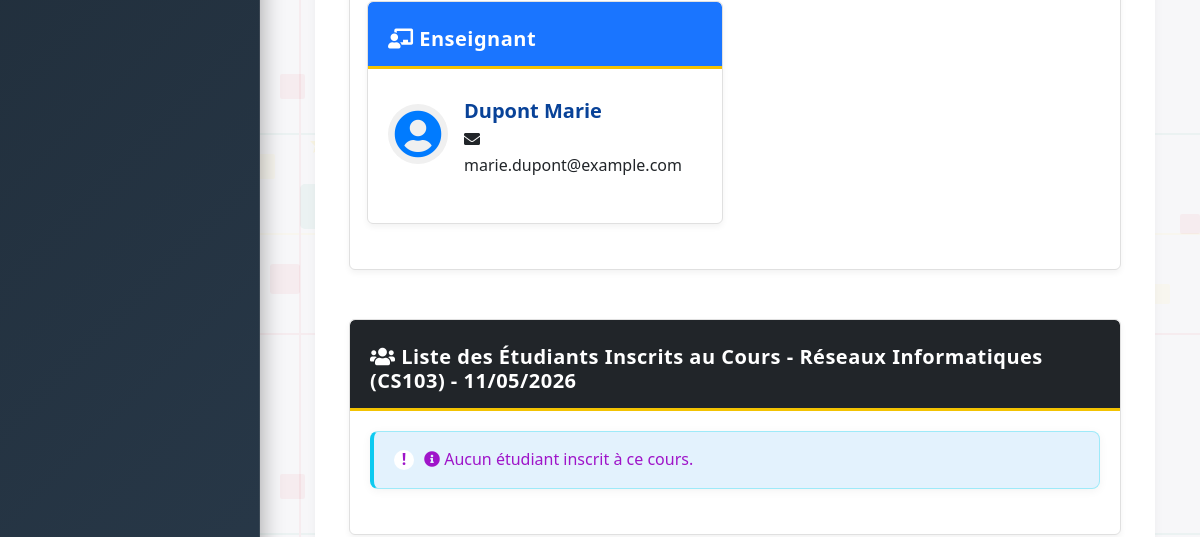
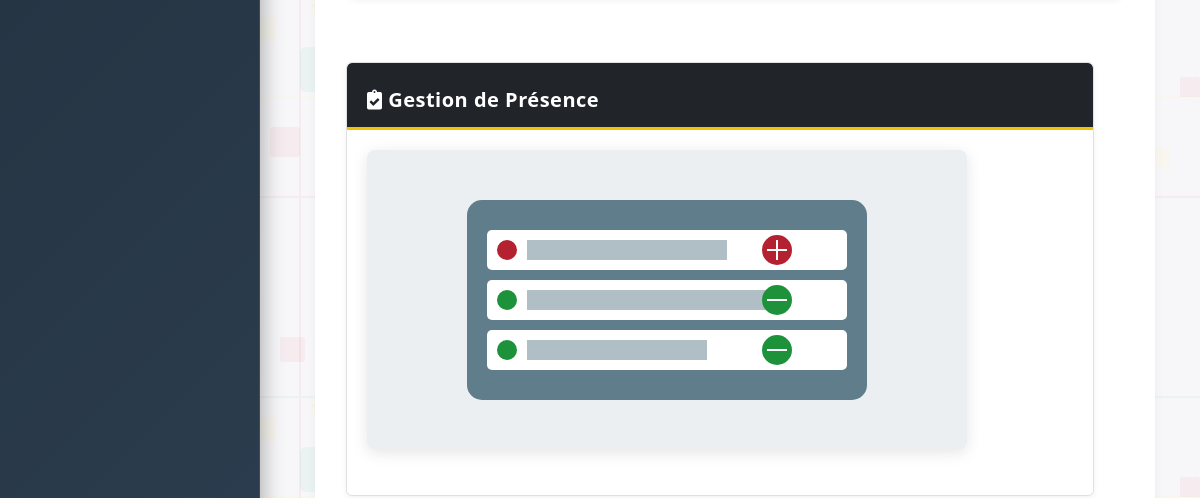
The app's page /presence.php?cours_id=3 (signed in, middle part), older data (2 pictures, top to bottom).
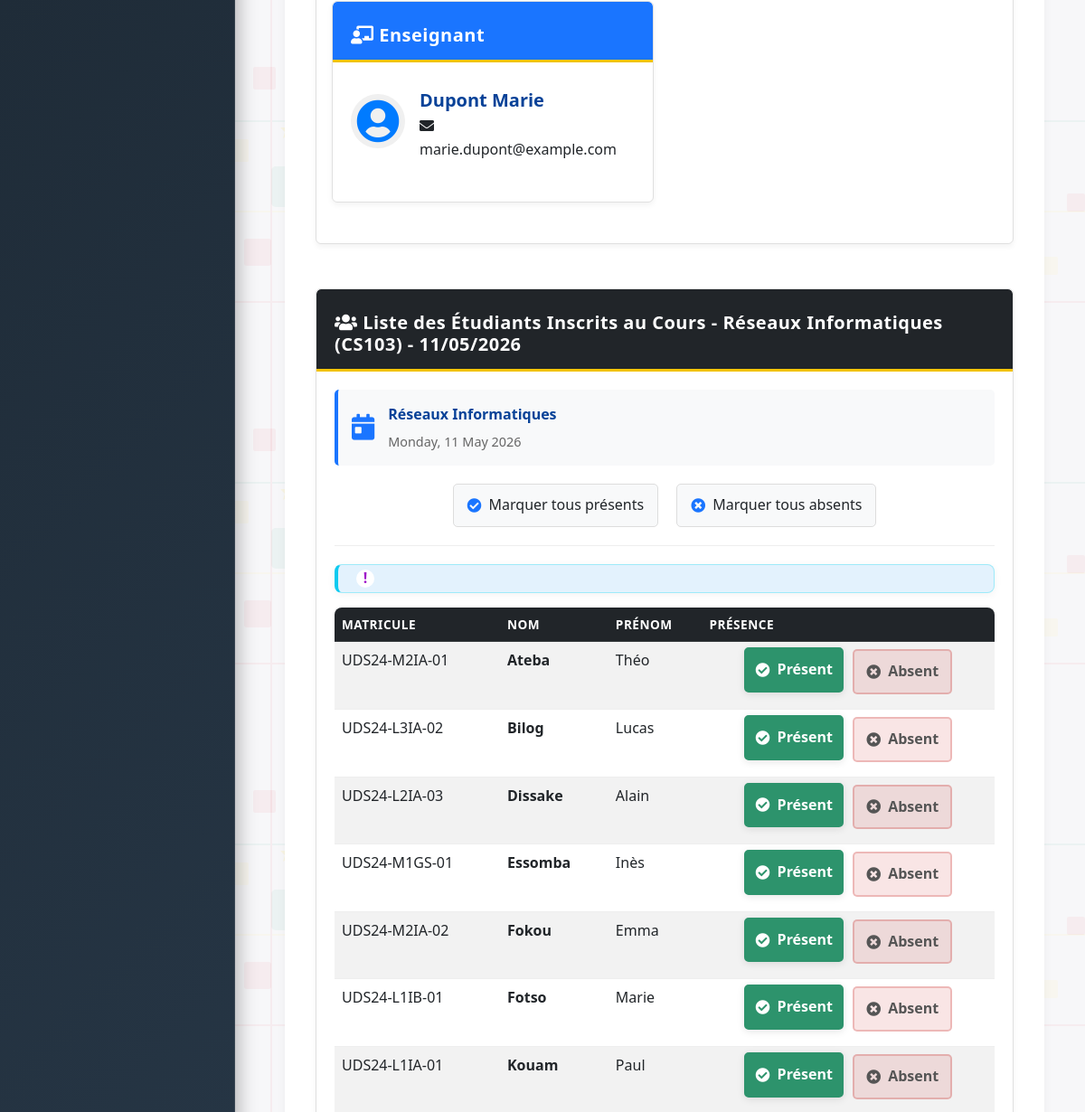
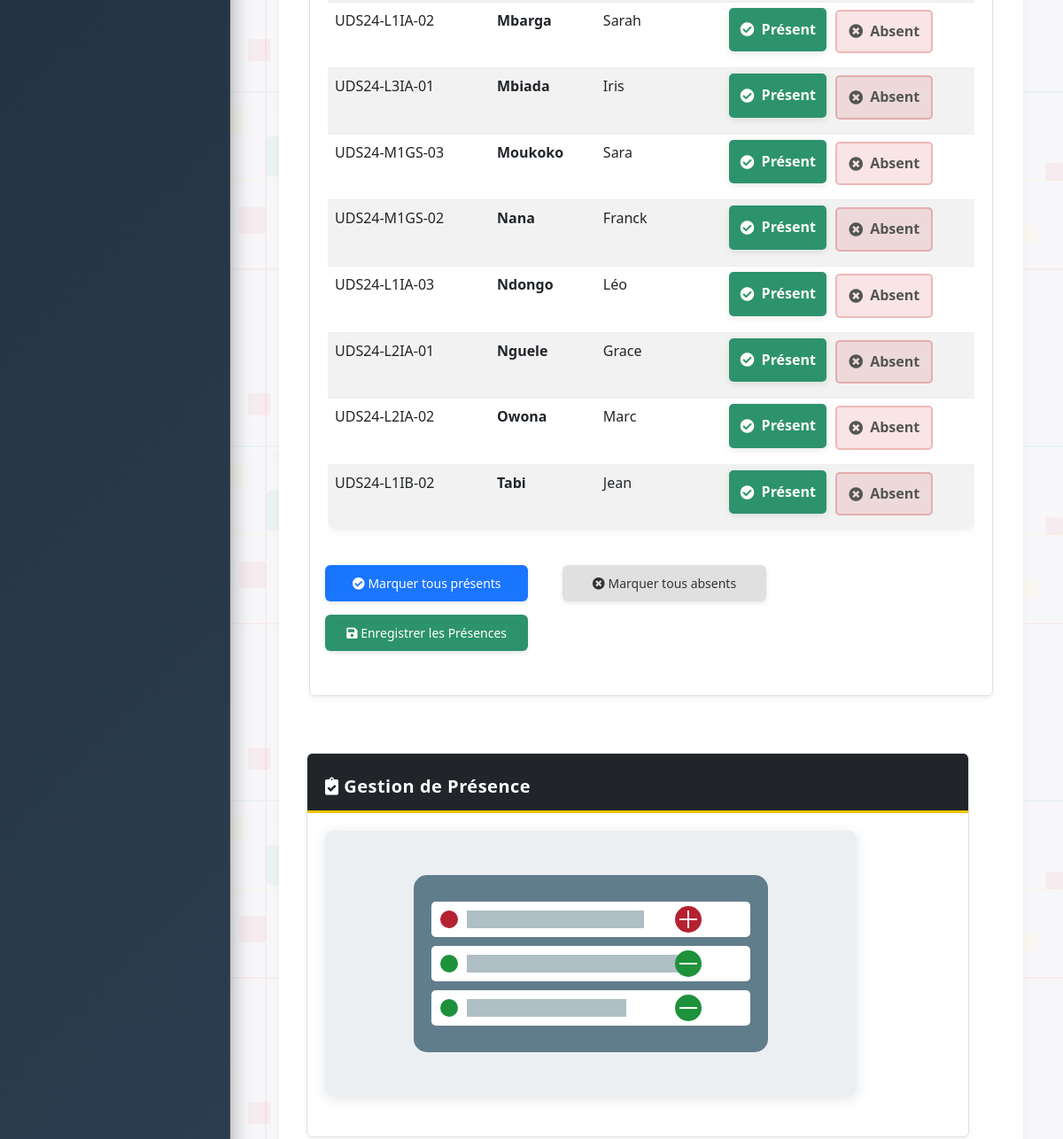
The same page, newer data (2 pictures, top to bottom).
### tables this page shows
CREATE TABLE `cours` (
  `id` int(11) NOT NULL AUTO_INCREMENT,
  `code` varchar(20) NOT NULL,
  `nom` varchar(150) NOT NULL,
  `enseignant_id` int(11) DEFAULT NULL,
  `description` text,
  PRIMARY KEY (`id`),
  UNIQUE KEY `code` (`code`),
  KEY `enseignant_id` (`enseignant_id`),
  CONSTRAINT `cours_ibfk_1` FOREIGN KEY (`enseignant_id`) REFERENCES `utilisateurs` (`id`)
);

CREATE TABLE `utilisateurs` (
  `id` int(11) NOT NULL AUTO_INCREMENT,
  `nom` varchar(100) NOT NULL,
  `prenom` varchar(100) NOT NULL,
  `email` varchar(150) NOT NULL,
  `mot_de_passe` varchar(255) NOT NULL,
  `role` enum('admin','enseignant') DEFAULT 'enseignant',
  `date_creation` timestamp NULL DEFAULT CURRENT_TIMESTAMP,
  `derniere_connexion` timestamp NULL DEFAULT NULL,
  PRIMARY KEY (`id`),
  UNIQUE KEY `email` (`email`)
);

CREATE TABLE `etudiants` (
  `id` int(11) NOT NULL AUTO_INCREMENT,
  `matricule` varchar(20) NOT NULL,
  `nom` varchar(100) NOT NULL,
  `prenom` varchar(100) NOT NULL,
  `email` varchar(150) NOT NULL,
  `classe_id` int(11) NOT NULL,
  `date_inscription` timestamp NULL DEFAULT CURRENT_TIMESTAMP,
  PRIMARY KEY (`id`),
  UNIQUE KEY `matricule` (`matricule`),
  UNIQUE KEY `email` (`email`),
  KEY `idx_etudiants_classe` (`classe_id`),
  CONSTRAINT `etudiants_classe_fk` FOREIGN KEY (`classe_id`) REFERENCES `classes_etablissement` (`id`) ON DELETE RESTRICT ON UPDATE CASCADE
);

### config/database.php (called while the page is built, shortened)
<?php
$host = 'localhost';
$dbname = 'attendance_system';
$username = 'root';
$password = '';
$port = 3306;
$pdo = null;
try {
    $dsn = "mysql:host=$host;port=$port;dbname=$dbname;charset=utf8mb4";
    $options = [
        PDO::ATTR_ERRMODE            => PDO::ERRMODE_EXCEPTION,
        PDO::ATTR_DEFAULT_FETCH_MODE => PDO::FETCH_ASSOC,
        PDO::ATTR_EMULATE_PREPARES   => false,
    ];
    $pdo = new PDO($dsn, $username, $password, $options);
} catch (PDOException $e) {
    die("Erreur de connexion à la base de données: " . $e->getMessage());
}
function db_query($sql, $params = []) {
    global $pdo;
    try {
        $stmt = $pdo->prepare($sql);
        $stmt->execute($params);
        return $stmt->fetchAll();
    } catch (PDOException $e) {
        throw $e;
    }
}
function db_query_single($sql, $params = []) {
    $result = db_query($sql, $params);
    return $result && count($result) > 0 ? $result[0] : false;
}
?>

### presence.php (the view, shortened to what the changed rows need)
<?php
require_once 'includes/auth.php';
require_once 'config/database.php';
$date = isset($_POST['date']) ? $_POST['date'] : date('Y-m-d');
$cours_id = isset($_POST['cours_id']) ? (int)$_POST['cours_id'] : 0;
if (isset($_GET['cours_id'])) {
    $cours_id = (int)$_GET['cours_id'];
}
$cours_info = null;
if ($cours_id > 0) {
    $cours_info = db_query_single("
        SELECT c.*, u.nom as enseignant_nom, u.prenom as enseignant_prenom, u.email as enseignant_email
        FROM cours c
        LEFT JOIN utilisateurs u ON c.enseignant_id = u.id
        WHERE c.id = ?
    ", [$cours_id]);
}
if ($cours_id > 0) {
    $etudiants = db_query("
        SELECT e.id, e.nom, e.prenom, e.matricule, e.email,
        COALESCE(p.statut, 'present') as statut,
        p.justification, p.justifie
        FROM etudiants e
        JOIN inscriptions i ON e.id = i.etudiant_id
        LEFT JOIN presences p ON e.id = p.etudiant_id AND p.cours_id = ? AND p.date_presence = ?
        WHERE i.cours_id = ?
        ORDER BY e.nom, e.prenom
    ", [$cours_id, $date, $cours_id]);
}
include 'includes/header.php';
?>
<div class="container-fluid">
    <?php if ($cours_id > 0 && $cours_info): ?>
        <div class="row mt-4">
            <div class="col-md-12">
                <div class="card mb-4">
                    <div class="card-body">
                        <div class="row">
                            <div class="col-md-6">
                                <div class="card h-100">
                                    <div class="card-header bg-primary text-white">
                                        <h5 class="card-title mb-0"><i class="fas fa-chalkboard-teacher"></i> Enseignant</h5>
                                    </div>
                                    <div class="card-body">
                                        <?php if ($cours_info['enseignant_id']): ?>
                                            <div class="d-flex align-items-center">
                                                <div class="teacher-avatar">
                                                    <i class="fas fa-user-circle fa-3x"></i>
                                                </div>
                                                <div class="ms-3">
                                                    <h5 class="mb-1"><?= htmlspecialchars($cours_info['enseignant_nom'] . ' ' . $cours_info['enseignant_prenom'], ENT_QUOTES, 'UTF-8') ?></h5>
                                                    <p class="mb-0"><i class="fas fa-envelope"></i> <?= htmlspecialchars($cours_info['enseignant_email'], ENT_QUOTES, 'UTF-8') ?></p>
                                                </div>
                                            </div>
                                        <?php else: ?>
                                            <div class="alert alert-warning mb-0">
                                                <i class="fas fa-exclamation-triangle"></i> Aucun enseignant n'est assigné à ce cours.
                                            </div>
                                        <?php endif; ?>
                                    </div>
                                </div>
                            </div>
                        </div>
                    </div>
                </div>
            </div>
        </div>
        <div class="row mt-2">
            <div class="col-md-12">
                <div class="card">
                    <div class="card-header bg-dark text-white">
                        <h5 class="card-title mb-0">
                            <i class="fas fa-users"></i>
                            Liste des Étudiants Inscrits au Cours - <?= htmlspecialchars($cours_info['nom'], ENT_QUOTES, 'UTF-8') ?> (<?= htmlspecialchars($cours_info['code'], ENT_QUOTES, 'UTF-8') ?>) -
                            <?php echo date('d/m/Y', strtotime($date)); ?>
                        </h5>
                    </div>
                    <div class="card-body">
<?php if (empty($etudiants)): ?>
                            <div class="alert alert-info">
                                <i class="fas fa-info-circle"></i> Aucun étudiant inscrit à ce cours.
                            </div>
                        <?php else: ?>
                            <form method="POST" action="presence.php" id="presenceForm">
                                <div class="day-info">
                                    <i class="fas fa-calendar-day"></i>
                                    <div class="day-details">
                                        <div class="course-name"><?php echo htmlspecialchars($cours_info['nom'], ENT_QUOTES, 'UTF-8'); ?></div>
                                        <div class="date-info"><?php echo date('l, d F Y', strtotime($date)); ?></div>
                                    </div>
                                </div>
                                <div class="quick-actions">
                                    <div class="quick-action-btn" onclick="marquerTous(1)">
                                        <i class="fas fa-check-circle"></i> Marquer tous présents
                                    </div>
                                    <div class="quick-action-btn" onclick="marquerTous(0)">
                                        <i class="fas fa-times-circle"></i> Marquer tous absents
                                    </div>
                                </div>
                                <div class="alert alert-info mb-3">
                                </div>
                                <div class="table-responsive">
                                    <table class="table table-striped table-hover">
                                        <thead class="table-dark">
                                            <tr>
                                                <th>Matricule</th>
                                                <th>Nom</th>
                                                <th>Prénom</th>
                                                <th>Présence</th>
                                            </tr>
                                        </thead>
                                        <tbody>
                                            <?php foreach ($etudiants as $etudiant): ?>
                                                <tr>
    <td><?php echo htmlspecialchars($etudiant['matricule'], ENT_QUOTES, 'UTF-8') ?></td>
    <td><strong><?php echo htmlspecialchars($etudiant['nom'], ENT_QUOTES, 'UTF-8') ?></strong></td>
    <td><?php echo htmlspecialchars($etudiant['prenom'], ENT_QUOTES, 'UTF-8') ?></td>
                                                    <td>
                                                        <div class="presence-controls">
                                                            <div class="presence-radio present">
                                                                <label for="present_<?php echo $etudiant['id']; ?>">
                                                                    <i class="fas fa-check-circle"></i> Présent
                                                                </label>
                                                            </div>
                                                            <div class="presence-radio absent">
                                                                <label for="absent_<?php echo $etudiant['id']; ?>">
                                                                    <i class="fas fa-times-circle"></i> Absent
                                                                </label>
                                                            </div>
                                                        </div>
                                                    </td>
                                                </tr>
                                            <?php endforeach; ?>
                                        </tbody>
                                    </table>
                                </div>
                                <div class="row mt-4">
                                    <div class="col-md-4">
                                        <button type="button" class="btn btn-primary w-100" onclick="marquerTous(true)">
                                            <i class="fas fa-check-circle"></i> Marquer tous présents
                                        </button>
                                    </div>
                                    <div class="col-md-4">
                                        <button type="button" class="btn btn-warning w-100" onclick="marquerTous(false)">
                                            <i class="fas fa-times-circle"></i> Marquer tous absents
                                        </button>
                                    </div>
                                    <div class="col-md-4">
                                        <button type="submit" class="btn btn-success w-100">
                                            <i class="fas fa-save"></i> Enregistrer les Présences
                                        </button>
                                    </div>
                                </div>
                            </form>
                        <?php endif; ?>
                </div>
            </div>
        </div>
        <div class="row mt-4">
            <div class="col-md-12">
                <div class="card">
                    <div class="card-header bg-dark text-white">
                        <h5 class="card-title mb-0"><i class="fas fa-clipboard-check"></i> Gestion de Présence</h5>
                    </div>
                    <div class="card-body">
                        <img src="assets/images/attendance.svg" alt="Gestion de présence" class="decorative-image">
                    </div>
                </div>
            </div>
        </div>
    <?php endif; ?>
</div>
<?php
include 'includes/footer.php';
?>

Row changes from the older to the newer data that the page shows:
shown differently, row unchanged: cours "Réseaux Informatiques": nom (not shown) → "Réseaux Informatiques"
added etudiants: matricule "UDS24-M2IA-01", nom "Ateba", prenom "Théo"
now on this page (row edited): etudiants: matricule "UDS24-L3IA-02", nom "Bilog", prenom "Lucas"
now on this page (row edited): etudiants: matricule "UDS24-L2IA-03", nom "Dissake", prenom "Alain"
added etudiants: matricule "UDS24-M1GS-01", nom "Essomba", prenom "Inès"
added etudiants: matricule "UDS24-M2IA-02", nom "Fokou", prenom "Emma"
now on this page (row edited): etudiants: matricule "UDS24-L1IB-01", nom "Fotso", prenom "Marie"
now on this page (row edited): etudiants: matricule "UDS24-L1IA-01", nom "Kouam", prenom "Paul"
now on this page (row edited): etudiants: matricule "UDS24-L1IA-02", nom "Mbarga", prenom "Sarah"
now on this page (row edited): etudiants: matricule "UDS24-L3IA-01", nom "Mbiada", prenom "Iris"
added etudiants: matricule "UDS24-M1GS-03", nom "Moukoko", prenom "Sara"
added etudiants: matricule "UDS24-M1GS-02", nom "Nana", prenom "Franck"
now on this page (row edited): etudiants: matricule "UDS24-L1IA-03", nom "Ndongo", prenom "Léo"
now on this page (row edited): etudiants: matricule "UDS24-L2IA-01", nom "Nguele", prenom "Grace"
now on this page (row edited): etudiants: matricule "UDS24-L2IA-02", nom "Owona", prenom "Marc"
now on this page (row edited): etudiants: matricule "UDS24-L1IB-02", nom "Tabi", prenom "Jean"
Text that changed along with them:
date('l, d F Y', strtotime($date)): (not shown) → "Monday, 11 May 2026"
text no longer shown: "Aucun étudiant inscrit à ce cours."
text now shown: "Marquer tous présents Marquer tous absents MATRICULE NOM PRÉNOM PRÉSENCE Marquer tous présents Marquer tous absents Enregistrer les Présences"
